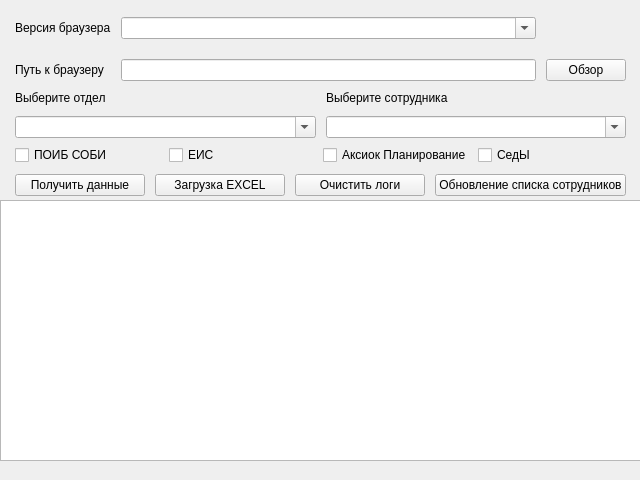
<?xml version="1.0" encoding="UTF-8"?>
<ui version="4.0">
 <class>MainWindow</class>
 <widget class="QMainWindow" name="MainWindow">
  <property name="geometry">
   <rect>
    <x>0</x>
    <y>0</y>
    <width>640</width>
    <height>480</height>
   </rect>
  </property>
  <property name="minimumSize">
   <size>
    <width>640</width>
    <height>480</height>
   </size>
  </property>
  <property name="maximumSize">
   <size>
    <width>640</width>
    <height>480</height>
   </size>
  </property>
  <property name="windowTitle">
   <string>Матрица доступов. Модуль сбора</string>
  </property>
  <widget class="QWidget" name="centralwidget">
   <widget class="QWidget" name="gridLayoutWidget">
    <property name="geometry">
     <rect>
      <x>0</x>
      <y>90</y>
      <width>641</width>
      <height>51</height>
     </rect>
    </property>
    <layout class="QGridLayout" name="filterWrap">
     <property name="sizeConstraint">
      <enum>QLayout::SetDefaultConstraint</enum>
     </property>
     <property name="leftMargin">
      <number>15</number>
     </property>
     <property name="topMargin">
      <number>0</number>
     </property>
     <property name="rightMargin">
      <number>15</number>
     </property>
     <property name="spacing">
      <number>10</number>
     </property>
     <item row="1" column="1">
      <widget class="QComboBox" name="selectEmployee">
       <property name="editable">
        <bool>true</bool>
       </property>
       <property name="placeholderText">
        <string>Выберите сотрудника</string>
       </property>
       <property name="frame">
        <bool>true</bool>
       </property>
      </widget>
     </item>
     <item row="1" column="0">
      <widget class="QComboBox" name="selectDepartments">
       <property name="enabled">
        <bool>true</bool>
       </property>
       <property name="whatsThis">
        <string/>
       </property>
       <property name="editable">
        <bool>true</bool>
       </property>
       <property name="placeholderText">
        <string>Выберите отдел</string>
       </property>
       <property name="frame">
        <bool>true</bool>
       </property>
      </widget>
     </item>
     <item row="0" column="0">
      <widget class="QLabel" name="label">
       <property name="sizePolicy">
        <sizepolicy hsizetype="Preferred" vsizetype="Maximum">
         <horstretch>0</horstretch>
         <verstretch>0</verstretch>
        </sizepolicy>
       </property>
       <property name="text">
        <string>Выберите отдел</string>
       </property>
       <property name="buddy">
        <cstring>selectDepartments</cstring>
       </property>
      </widget>
     </item>
     <item row="0" column="1">
      <widget class="QLabel" name="label_2">
       <property name="sizePolicy">
        <sizepolicy hsizetype="Preferred" vsizetype="Maximum">
         <horstretch>0</horstretch>
         <verstretch>0</verstretch>
        </sizepolicy>
       </property>
       <property name="text">
        <string>Выберите сотрудника</string>
       </property>
       <property name="buddy">
        <cstring>selectEmployee</cstring>
       </property>
      </widget>
     </item>
    </layout>
   </widget>
   <widget class="QWidget" name="gridLayoutWidget_2">
    <property name="geometry">
     <rect>
      <x>0</x>
      <y>140</y>
      <width>641</width>
      <height>31</height>
     </rect>
    </property>
    <layout class="QGridLayout" name="gridLayout">
     <property name="leftMargin">
      <number>15</number>
     </property>
     <property name="rightMargin">
      <number>15</number>
     </property>
     <item row="0" column="0">
      <widget class="QCheckBox" name="checkerPoib">
       <property name="cursor">
        <cursorShape>PointingHandCursor</cursorShape>
       </property>
       <property name="text">
        <string>ПОИБ СОБИ</string>
       </property>
      </widget>
     </item>
     <item row="0" column="2">
      <widget class="QCheckBox" name="checkerAxiok">
       <property name="cursor">
        <cursorShape>PointingHandCursor</cursorShape>
       </property>
       <property name="text">
        <string>Аксиок Планирование</string>
       </property>
      </widget>
     </item>
     <item row="0" column="1">
      <widget class="QCheckBox" name="checkerEis">
       <property name="cursor">
        <cursorShape>PointingHandCursor</cursorShape>
       </property>
       <property name="text">
        <string>ЕИС</string>
       </property>
      </widget>
     </item>
     <item row="0" column="3">
      <widget class="QCheckBox" name="checkerSeds">
       <property name="cursor">
        <cursorShape>PointingHandCursor</cursorShape>
       </property>
       <property name="text">
        <string>СедЫ</string>
       </property>
      </widget>
     </item>
    </layout>
   </widget>
   <widget class="QTreeView" name="outView">
    <property name="geometry">
     <rect>
      <x>0</x>
      <y>200</y>
      <width>641</width>
      <height>261</height>
     </rect>
    </property>
    <property name="editTriggers">
     <set>QAbstractItemView::NoEditTriggers</set>
    </property>
    <property name="textElideMode">
     <enum>Qt::ElideNone</enum>
    </property>
    <property name="uniformRowHeights">
     <bool>true</bool>
    </property>
    <property name="wordWrap">
     <bool>true</bool>
    </property>
   </widget>
   <widget class="QWidget" name="horizontalLayoutWidget">
    <property name="geometry">
     <rect>
      <x>0</x>
      <y>170</y>
      <width>641</width>
      <height>31</height>
     </rect>
    </property>
    <layout class="QHBoxLayout" name="horizontalLayout">
     <property name="spacing">
      <number>10</number>
     </property>
     <property name="leftMargin">
      <number>15</number>
     </property>
     <property name="rightMargin">
      <number>15</number>
     </property>
     <item>
      <widget class="QPushButton" name="submit">
       <property name="cursor">
        <cursorShape>PointingHandCursor</cursorShape>
       </property>
       <property name="text">
        <string>Получить данные</string>
       </property>
      </widget>
     </item>
     <item>
      <widget class="QPushButton" name="load_excel">
       <property name="text">
        <string>Загрузка EXCEL</string>
       </property>
      </widget>
     </item>
     <item>
      <widget class="QPushButton" name="clear_logs">
       <property name="cursor">
        <cursorShape>PointingHandCursor</cursorShape>
       </property>
       <property name="text">
        <string>Очистить логи</string>
       </property>
      </widget>
     </item>
     <item>
      <widget class="QPushButton" name="callAPI">
       <property name="text">
        <string>Обновление списка сотрудников</string>
       </property>
      </widget>
     </item>
    </layout>
   </widget>
   <widget class="QWidget" name="gridLayoutWidget_3">
    <property name="geometry">
     <rect>
      <x>0</x>
      <y>7</y>
      <width>641</width>
      <height>85</height>
     </rect>
    </property>
    <layout class="QGridLayout" name="gridLayout_2">
     <property name="leftMargin">
      <number>15</number>
     </property>
     <property name="rightMargin">
      <number>15</number>
     </property>
     <property name="spacing">
      <number>10</number>
     </property>
     <item row="2" column="1">
      <widget class="QLabel" name="label_3">
       <property name="text">
        <string>Путь к браузеру</string>
       </property>
       <property name="buddy">
        <cstring>browserPath</cstring>
       </property>
      </widget>
     </item>
     <item row="1" column="1">
      <widget class="QLabel" name="label_4">
       <property name="text">
        <string>Версия браузера</string>
       </property>
      </widget>
     </item>
     <item row="2" column="2">
      <widget class="QLineEdit" name="browserPath">
       <property name="acceptDrops">
        <bool>false</bool>
       </property>
      </widget>
     </item>
     <item row="2" column="3">
      <widget class="QPushButton" name="file_dialog">
       <property name="text">
        <string>Обзор</string>
       </property>
      </widget>
     </item>
     <item row="1" column="2">
      <widget class="QComboBox" name="selectVersionBrowser">
       <property name="enabled">
        <bool>true</bool>
       </property>
       <property name="whatsThis">
        <string/>
       </property>
       <property name="editable">
        <bool>true</bool>
       </property>
       <property name="placeholderText">
        <string>Выберите отдел</string>
       </property>
       <property name="frame">
        <bool>true</bool>
       </property>
      </widget>
     </item>
    </layout>
   </widget>
  </widget>
  <widget class="QMenuBar" name="menubar">
   <property name="geometry">
    <rect>
     <x>0</x>
     <y>0</y>
     <width>640</width>
     <height>21</height>
    </rect>
   </property>
  </widget>
 </widget>
 <tabstops>
  <tabstop>selectDepartments</tabstop>
  <tabstop>selectEmployee</tabstop>
  <tabstop>checkerPoib</tabstop>
  <tabstop>checkerEis</tabstop>
  <tabstop>checkerAxiok</tabstop>
  <tabstop>submit</tabstop>
  <tabstop>outView</tabstop>
 </tabstops>
 <resources/>
 <connections>
  <connection>
   <sender>clear_logs</sender>
   <signal>clicked()</signal>
   <receiver>outView</receiver>
   <slot>reset()</slot>
   <hints>
    <hint type="sourcelabel">
     <x>537</x>
     <y>185</y>
    </hint>
    <hint type="destinationlabel">
     <x>521</x>
     <y>231</y>
    </hint>
   </hints>
  </connection>
 </connections>
</ui>
